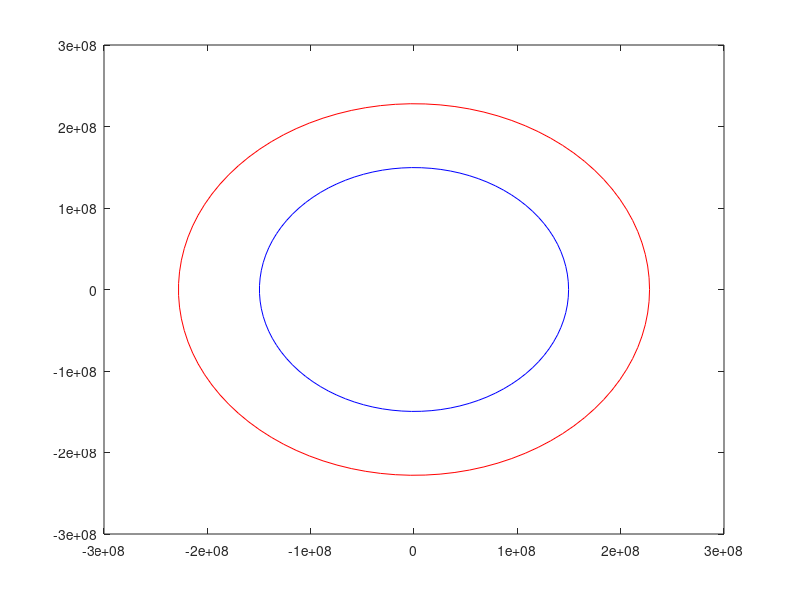

The MATLAB source for this figure: (Note: this script raises an error after producing the figure.)
% Project 1
% Author: Daniel Owen
% Created: 4/13/19
%

%%%%%%%%%%%%%%%%%%%%%%%%%%%%%%%%%%%%%%%%%%%%%%%%%%%%%%%%%%%%%%%%%%%%%%%%%%%
close all
clc
%clear
%%%%%%%%%%%%%%%%%%%%%%%%%%%%%%%%%%%%%%%%%%%%%%%%%%%%%%%%%%%%%%%%%%%%%%%%%%%

re = 1.495979e8;
rm = 2.279483e8;

muSun = 1.32712440e11;

Ve = sqrt(muSun/re);
Vm = sqrt(muSun/rm);

Te = 2*pi/sqrt(muSun)*re^(3/2);
Tm = 2*pi/sqrt(muSun)*rm^(3/2);

SynodicT = 1/(abs(1/Te - 1/Tm));

% Set Up
phi = 15.5*pi/180;%deg2rad(15.5);
dT1 = 150*24*3600;
dT2 = 28*30*24*3600;
dT3 = 100*24*3600;
dT4 = SynodicT*2 - (dT1 + dT2 + dT3); %12*30*24*3600;

figure
theta = linspace(0, 2*pi);
plot(re*cos(theta), re*sin(theta), 'b');
hold on
plot(rm*cos(theta), rm*sin(theta), 'r');
hold on

for i = 1:10000
    phi1(i) = i/100;
    phi = deg2rad(phi1(i));
    dV(i) = cycle(dT1, dT2, dT3, dT4, phi);
end

figure
plot(phi1, dV)
grid on


function dV = cycle(dT1, dT2, dT3, dT4, phi)
    re = 1.495979e8;
    rm = 2.279483e8;
    muSun = 1.32712440e11;
    Ve = sqrt(muSun/re);
    Vm = sqrt(muSun/rm);
    Te = 2*pi/sqrt(muSun)*re^(3/2);
    Tm = 2*pi/sqrt(muSun)*rm^(3/2);
%% Earth to Mars CR2BP
    Re = re*[1; 0; 0];
    Rm = rm*[cos(phi); sin(phi); 0];

    dThetaM = 2*pi*(dT1/Tm);
    thetaM2 = phi + dThetaM;

    dThetaE = 2*pi*(dT1/Te);
    thetaE2 = 0 + dThetaE;
    
    Rm2 = rm*[cos(thetaM2); sin(thetaM2); 0];

%Velocities
    [V1, V2] = lambert_battin(Re, Rm2, dT1, muSun, 0);

    OE1 = SV2OE(muSun, Re, V1);
    OE2 = SV2OE(muSun, Rm2, V2);

    theta = linspace(OE1(6), OE2(6));
    r = OE1(1)^2/muSun./(1 + OE1(2).*cos(theta));

    x = r.*cos(theta + OE1(5));
    y = r.*sin(theta + OE1(5));

%plot(x, y, 'k')
%hold on

    VinfE1 = V1 - Ve*[1; 0; 0];
    VinfM2 = V2 - Vm*[cos(thetaM2); sin(thetaM2); 0];
    vinfE1 = norm(VinfE1);
    vinfM2 = norm(VinfM2);


%% Mars to Mars

    dThetaM2 = 2*pi*(dT2/Tm);
    thetaM3 = thetaM2 + dThetaM2;

    dThetaE2 = 2*pi*(dT2/Te);
    thetaE3 = thetaE2 + dThetaE2;

    Rm3 = rm*[cos(thetaM3); sin(thetaM3); 0];

%Velocities
    [V3, V4] = lambert_battin(Rm2, Rm3, dT2, muSun, 0);

    OE1 = SV2OE(muSun, Rm2, V3);
    OE2 = SV2OE(muSun, Rm3, V4);

    theta = linspace(OE1(6), OE2(6));
    r = OE1(1)^2/muSun./(1 + OE1(2).*cos(theta));

    x = r.*cos(theta + OE1(5));
    y = r.*sin(theta + OE1(5));

%plot(x, y, 'k')
%hold on

    VinfM3 = V3 - Vm*[cos(thetaM2); sin(thetaM2); 0];
    VinfM4 = V4 - Vm*[cos(thetaM3); sin(thetaM3); 0];
    vinfM3 = norm(VinfM3);
    vinfM4 = norm(VinfM4);


%% Mars to Earth

    dThetaM3 = 2*pi*(dT3/Tm);
    thetaM4 = thetaM3 + dThetaM3;

    dThetaE3 = 2*pi*(dT3/Te);
    thetaE4 = thetaE3 + dThetaE3;

    Re4 = re*[cos(thetaE4); sin(thetaE4); 0];

    [V5, V6] = lambert_battin(Rm3, Re4, dT3, muSun, 0);

    OE1 = SV2OE(muSun, Rm3, V5);
    OE2 = SV2OE(muSun, Re4, V6);

    theta = linspace(OE1(6), OE2(6) + 2*pi);
    r = OE1(1)^2/muSun./(1 + OE1(2).*cos(theta));

    x = r.*cos(theta + OE1(5));
    y = r.*sin(theta + OE1(5));

%plot(x, y, 'k')
%hold on

    VinfM5 = V5 - Vm*[cos(thetaM3); sin(thetaM3); 0];
    VinfE6 = V6 - Ve*[cos(thetaE4); sin(thetaE4); 0];
    vinfM5 = norm(VinfM5);
    vinfE6 = norm(VinfE6);

%% Earth to Earth
    
    dThetaM4 = 2*pi*(dT4/Tm);
    thetaM5 = thetaM4 + dThetaM4;

    dThetaE4 = 2*pi*(dT4/Te);
    thetaE5 = thetaE4 + dThetaE4;

    Rm5 = rm*[cos(thetaM5); sin(thetaM5); 0];
    Re5 = re*[cos(thetaE5); sin(thetaE5); 0];

    [V7, V8] = lambert_battin(Re4, Re5, dT4, muSun, 0);

    OE1 = SV2OE(muSun, Re4, V7);
    OE2 = SV2OE(muSun, Re5, V8);

    theta = linspace(OE1(6), OE2(6));
    r = OE1(1)^2/muSun./(1 + OE1(2).*cos(theta));

    x = r.*cos(theta + OE1(5));
    y = r.*sin(theta + OE1(5));

%plot(x, y, 'k')
%hold on
%axis equal

    VinfE7 = V7 - Ve*[cos(thetaE4); sin(thetaE4); 0];
    VinfE8 = V8 - Ve*[cos(thetaE5); sin(thetaE5); 0];
    vinfE7 = norm(VinfE7);
    vinfE8 = norm(VinfE8);

%% Totals

    dT = dT1 + dT2 + dT3 + dT4;
    dV = abs(vinfM3 - vinfM2) + abs(vinfM5 - vinfM4) + abs(vinfE7 - vinfE6) + abs(vinfE8 - vinfE1);
end